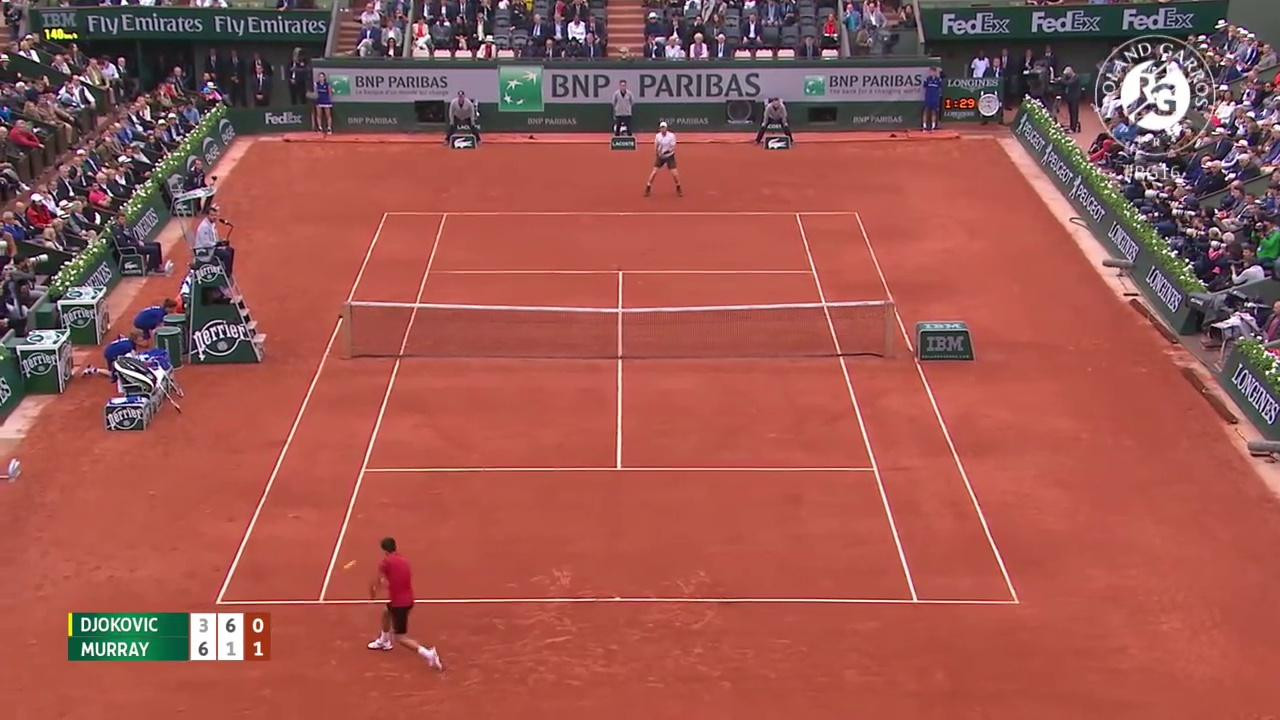
#> input picture data/tennis_ball/test/images/clay232_jpg.rf.c1e64b4e7b7d9bd4dafd98256fd88bab.jpg, 1280 x 720 px
$ python -i court_detector.py   (imports and definitions only)
#> lines starting #> are read from the running program, lines starting #| are printed output that depends on the picture; after the words box and inside, x2 and y2 are one past the last pixel; in counts of white or black regions, pixels touching at a corner belong together
#> further down, picture is the input picture: shape (720, 1280, 3); mean B, G, R 80.4, 87.2, 157.1
### pipeline/models/homography.py
import cv2
import numpy as np


class CourtHomography:
    def __init__(self, H: np.ndarray):
        self.H = H
        self.H_inv = np.linalg.inv(H)

    # [9 lines left out: functions pixel_to_court, court_to_pixel, not called in this run]

    def to_list(self) -> list[list[float]]:
        return self.H.tolist()

    @classmethod
    def from_list(cls, matrix: list[list[float]]) -> "CourtHomography":
        return cls(np.array(matrix, dtype=np.float64))

### pipeline/utils/geometry.py
import numpy as np


def line_intersection(p1, p2, p3, p4):
    """Return intersection point of line (p1,p2) and (p3,p4), or None if parallel."""
    x1, y1 = p1
    x2, y2 = p2
    x3, y3 = p3
    x4, y4 = p4
    denom = (x1 - x2) * (y3 - y4) - (y1 - y2) * (x3 - x4)
    if abs(denom) < 1e-10:
        return None
    t = ((x1 - x3) * (y3 - y4) - (y1 - y3) * (x3 - x4)) / denom
    return (x1 + t * (x2 - x1), y1 + t * (y2 - y1))


# [36 lines left out: functions point_in_polygon, point_distance_to_segment, min_distance_to_polygon_boundary, not called in this run]

### pipeline/stages/court_detector.py
import math

import cv2
import numpy as np
from loguru import logger

from pipeline.models.homography import CourtHomography
from pipeline.utils.court_constants import ITF_CORNERS_FEET
from pipeline.utils.geometry import line_intersection


def _angle(line) -> float:
    x1, y1, x2, y2 = line
    return math.degrees(math.atan2(y2 - y1, x2 - x1))


def _cluster_lines(lines: np.ndarray) -> tuple[list, list]:
    """Split detected lines into horizontal-ish and vertical-ish groups."""
    horizontal, vertical = [], []
    for line in lines:
        angle = abs(_angle(line[0])) % 180
        if angle < 25 or angle > 155:
            horizontal.append(line[0])
        elif 45 < angle < 135:
            vertical.append(line[0])
    return horizontal, vertical


def _deduplicate_lines(lines: list, threshold_px: int = 20) -> list:
    """Merge lines whose midpoints are within threshold_px of each other."""
    if not lines:
        return []
    kept = [lines[0]]
    for line in lines[1:]:
        x1, y1, x2, y2 = line
        mx, my = (x1 + x2) / 2, (y1 + y2) / 2
        duplicate = False
        for k in kept:
            kx1, ky1, kx2, ky2 = k
            kmx, kmy = (kx1 + kx2) / 2, (ky1 + ky2) / 2
            if math.hypot(mx - kmx, my - kmy) < threshold_px:
                duplicate = True
                break
        if not duplicate:
            kept.append(line)
    return kept


def detect_court(frame: np.ndarray) -> tuple[CourtHomography | None, float, np.ndarray]:
    """
    Detect court lines in frame and compute homography.
    Returns (homography, inlier_ratio, diagnostic_frame).
    inlier_ratio=0 means detection failed.
    """
    gray = cv2.cvtColor(frame, cv2.COLOR_BGR2GRAY)
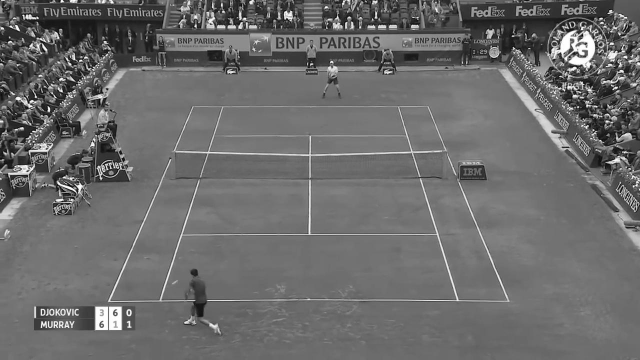
#> gray: shape (720, 1280) (shown at 1/2 size); min 0, max 255, mean 107.3
    blurred = cv2.GaussianBlur(gray, (5, 5), 0)
    edges = cv2.Canny(blurred, 50, 150)
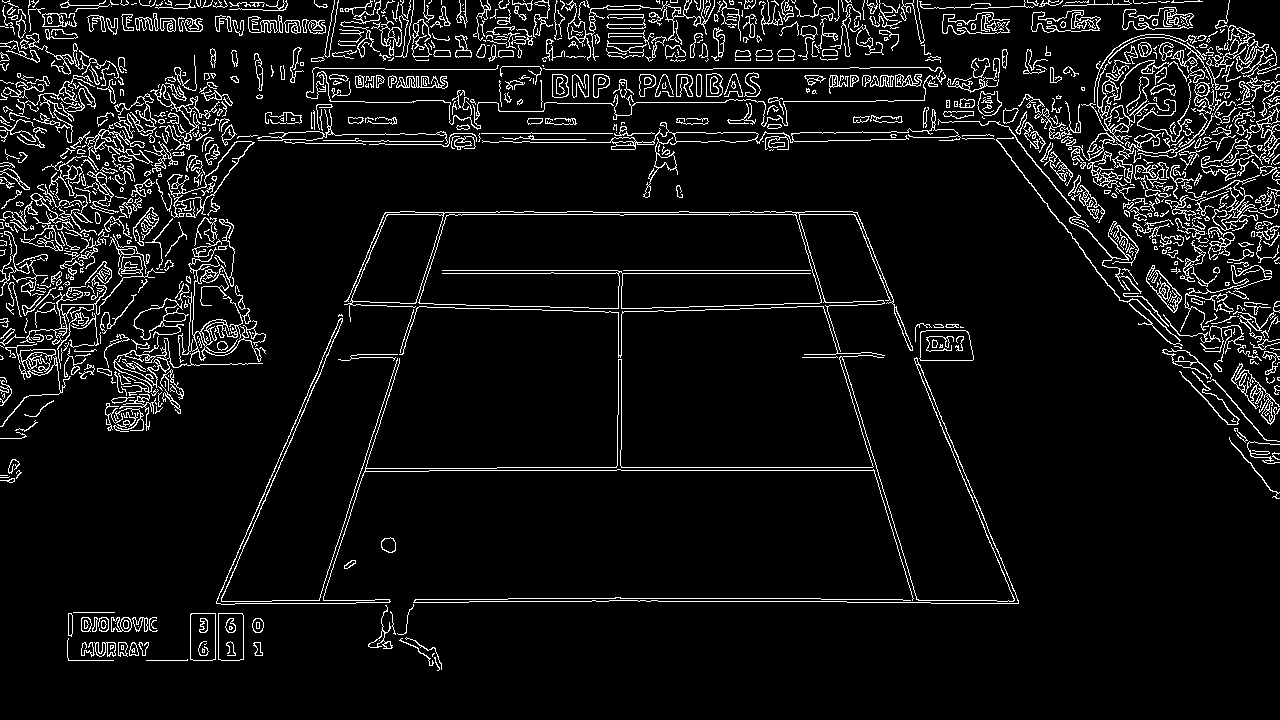
#> edges: shape (720, 1280); 7.1% white in thin lines or dots

    lines = cv2.HoughLinesP(
        edges,
        rho=1,
        theta=np.pi / 180,
        threshold=60,
        minLineLength=frame.shape[1] // 12,
        maxLineGap=30,
    )
#> lines = 601 rows, first 6: [384, 214, 857, 214], [469, 601, 846, 601], [426, 270, 815, 270], [1098, 273, 1271, 273], [429, 470, 877, 470], [616, 132, 957, 132]

    diagnostic = frame.copy()

    if lines is None or len(lines) < 4:
        logger.warning("Court detection: not enough Hough lines found")
        return None, 0.0, diagnostic

    horizontal, vertical = _cluster_lines(lines)
#> the loop in _cluster_lines, `for line in lines:` made 601 passes
#> (x1 in _angle, y1 in _angle, x2 in _angle, y2 in _angle, angle) on passes 1 to 3: (384, 214, 857, 214, 0), (469, 601, 846, 601, 0), (426, 270, 815, 270, 0)
#> after the loop in _cluster_lines, `for line in lines:`: horizontal = 523 items, first 6: [384, 214, 857, 214], [469, 601, 846, 601], [426, 270, 815, 270], [1098, 273, 1271, 273], [429, 470, 877, 470], [616, 132, 957, 132]; vertical = 68 items, first 6: [795, 212, 914, 602], [798, 212, 917, 602], [190, 658, 319, 367], [317, 603, 444, 213], [853, 212, 1018, 601], [968, 79, 1211, 380]
    horizontal = _deduplicate_lines(
        sorted(horizontal, key=lambda ln: (ln[1] + ln[3]) / 2),
        threshold_px=frame.shape[0] // 20,
    )
#> in _deduplicate_lines, `kept = [lines[0]]`: kept = [[105, 0, 224, 0]]
#> the loop in _deduplicate_lines, `for line in lines[1:]:` made 522 passes
#> (x1, y1, x2, y2, mx, my) on passes 1 to 3: (656, 0, 917, 0, 786.5, 0), (1024, 1, 1229, 1, 1126.5, 1), (370, 1, 587, 1, 478.5, 1)
    vertical = _deduplicate_lines(
        sorted(vertical, key=lambda ln: (ln[0] + ln[2]) / 2),
        threshold_px=frame.shape[1] // 20,
    )
#> the loop in _deduplicate_lines (call 2), `for line in lines[1:]:` made 67 passes
#> line on passes 1 to 8: [4, 438, 19, 9], [11, 347, 29, 0], [53, 175, 60, 391], [68, 379, 68, 0], [5, 106, 142, 430], [49, 13, 110, 327], [58, 162, 101, 324], [77, 370, 86, 134]

    logger.debug(f"Court detection: {len(horizontal)} horizontal, {len(vertical)} vertical lines")

    if len(horizontal) < 2 or len(vertical) < 2:
        logger.warning("Court detection: insufficient horizontal or vertical lines")
        return None, 0.0, diagnostic

    # Draw detected lines on diagnostic
    for line in horizontal[:4]:
        cv2.line(diagnostic, (line[0], line[1]), (line[2], line[3]), (0, 255, 0), 2)
#> this loop made 4 passes
#> line on passes 1 to 4: [105, 0, 224, 0], [656, 0, 917, 0], [1024, 1, 1229, 1], [370, 1, 587, 1]
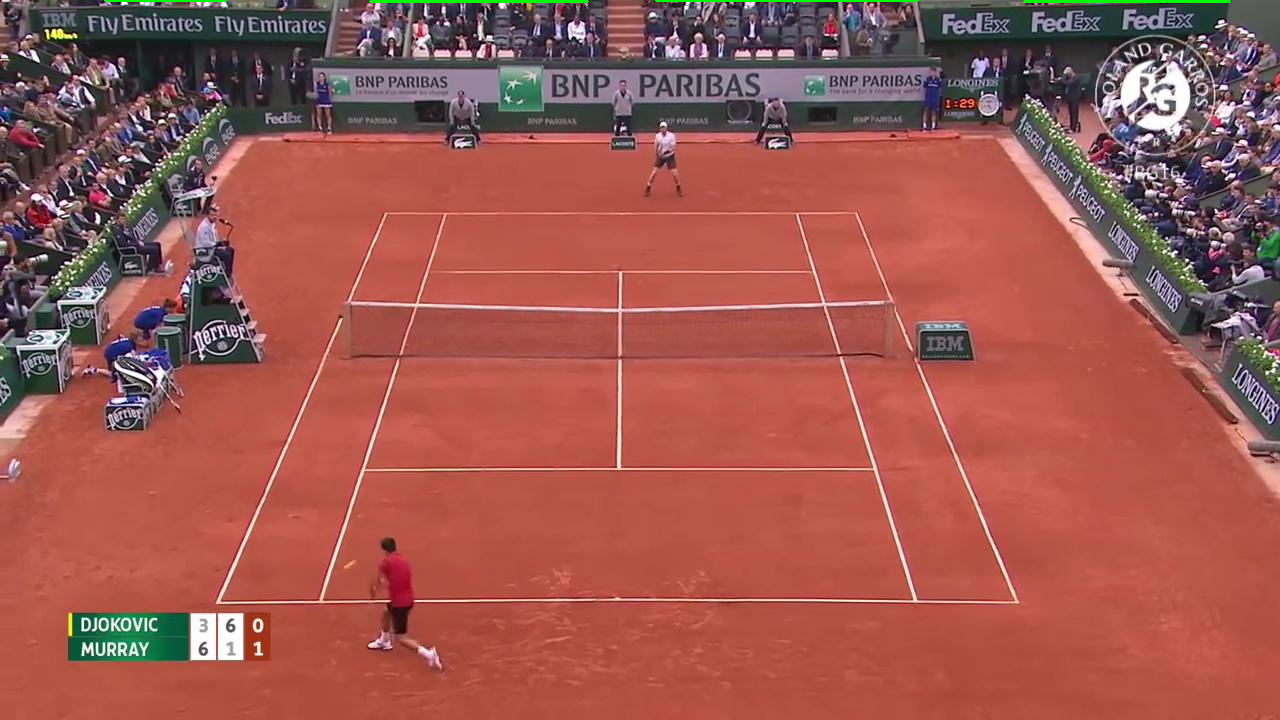
#> diagnostic: shape (720, 1280, 3); 0.22% of pixels changed, all inside (x1, y1, x2, y2) = (104, 0, 1231, 3)
    for line in vertical[:4]:
        cv2.line(diagnostic, (line[0], line[1]), (line[2], line[3]), (255, 0, 0), 2)
#> this loop made 4 passes
#> line on passes 1 to 4: [3, 438, 14, 113], [11, 347, 29, 0], [5, 106, 142, 430], [65, 112, 113, 291]
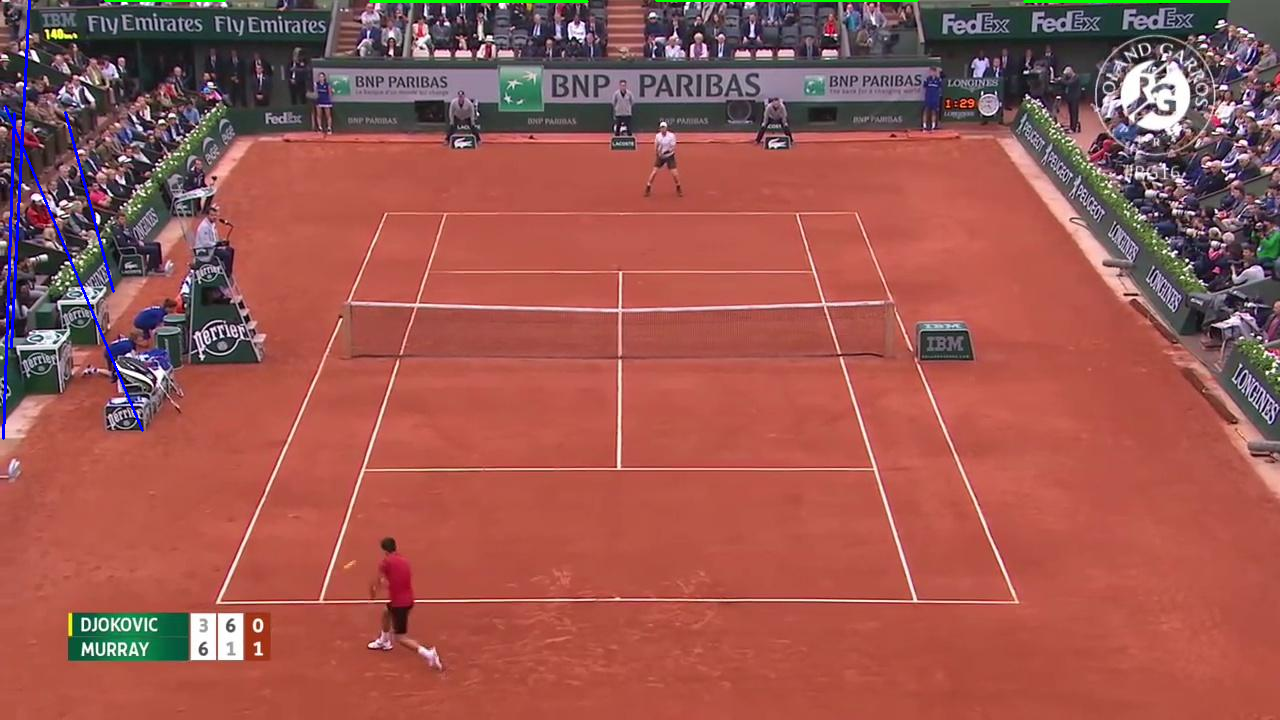
#> diagnostic: shape (720, 1280, 3); 0.37% of pixels changed, all inside (x1, y1, x2, y2) = (2, 0, 144, 440)

    # Use outermost horizontal (near/far baselines) and outermost vertical (sidelines)
    h_sorted = sorted(horizontal[:4], key=lambda ln: (ln[1] + ln[3]) / 2)
    v_sorted = sorted(vertical[:4], key=lambda ln: (ln[0] + ln[2]) / 2)

    near_baseline = h_sorted[0]
    far_baseline = h_sorted[-1]
    left_sideline = v_sorted[0]
    right_sideline = v_sorted[-1]

    def to_seg(ln):
        return (ln[0], ln[1]), (ln[2], ln[3])

    corners = [
        line_intersection(*to_seg(near_baseline), *to_seg(left_sideline)),
        line_intersection(*to_seg(near_baseline), *to_seg(right_sideline)),
        line_intersection(*to_seg(far_baseline), *to_seg(right_sideline)),
        line_intersection(*to_seg(far_baseline), *to_seg(left_sideline)),
    ]

    if any(c is None for c in corners):
        logger.warning("Court detection: could not compute all 4 corner intersections")
        return None, 0.0, diagnostic

    src_pts = np.array([[c[0], c[1]] for c in corners], dtype=np.float32)
    dst_pts = np.array(ITF_CORNERS_FEET, dtype=np.float32)

    H, mask = cv2.findHomography(src_pts, dst_pts, cv2.RANSAC, 5.0)
    if H is None:
        logger.warning("Court detection: findHomography failed")
        return None, 0.0, diagnostic

    inlier_ratio = float(mask.sum()) / len(mask) if mask is not None else 0.0

    # Draw corner dots on diagnostic
    for pt in src_pts:
        cv2.circle(diagnostic, (int(pt[0]), int(pt[1])), 8, (0, 0, 255), -1)
#> this loop made 4 passes
#> pt on passes 1 to 4: [17.82, 0], [34.97, 0], [35.23, 1], [17.79, 1]
#> diagnostic: shape (720, 1280, 3); 0.03% of pixels changed, all inside (x1, y1, x2, y2) = (9, 0, 44, 10)

    return CourtHomography(H), inlier_ratio, diagnostic

>>> import cv2
>>> picture = cv2.imread('../../data/tennis_ball/test/images/clay232_jpg.rf.c1e64b4e7b7d9bd4dafd98256fd88bab.jpg')
>>> result = detect_court(picture)

$ run again, on data/tennis_ball/test/images/clay424_jpg.rf.a035af5ea3573b69cccce6f50ef75eca.jpg
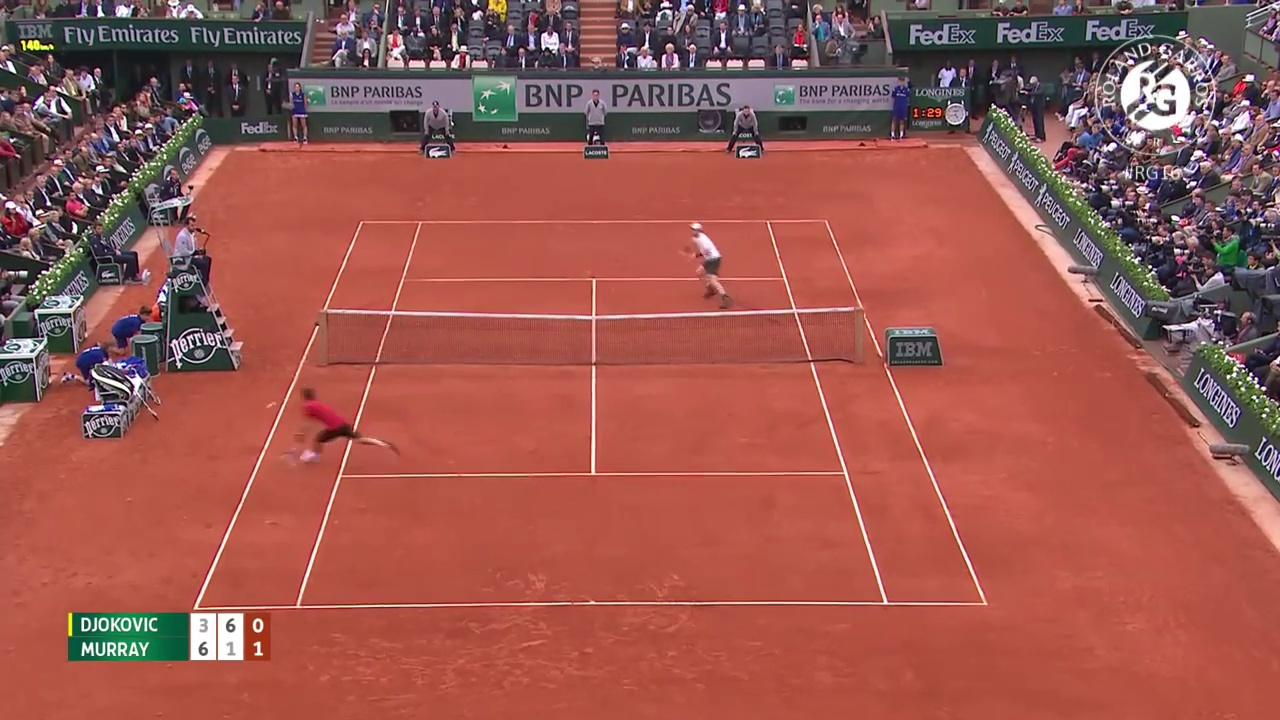
#> input picture data/tennis_ball/test/images/clay424_jpg.rf.a035af5ea3573b69cccce6f50ef75eca.jpg, 1280 x 720 px
#> picture is the input picture: shape (720, 1280, 3); mean B, G, R 79.8, 87.2, 155
#> in detect_court, `edges = cv2.Canny(blurred, 50, 150)`:
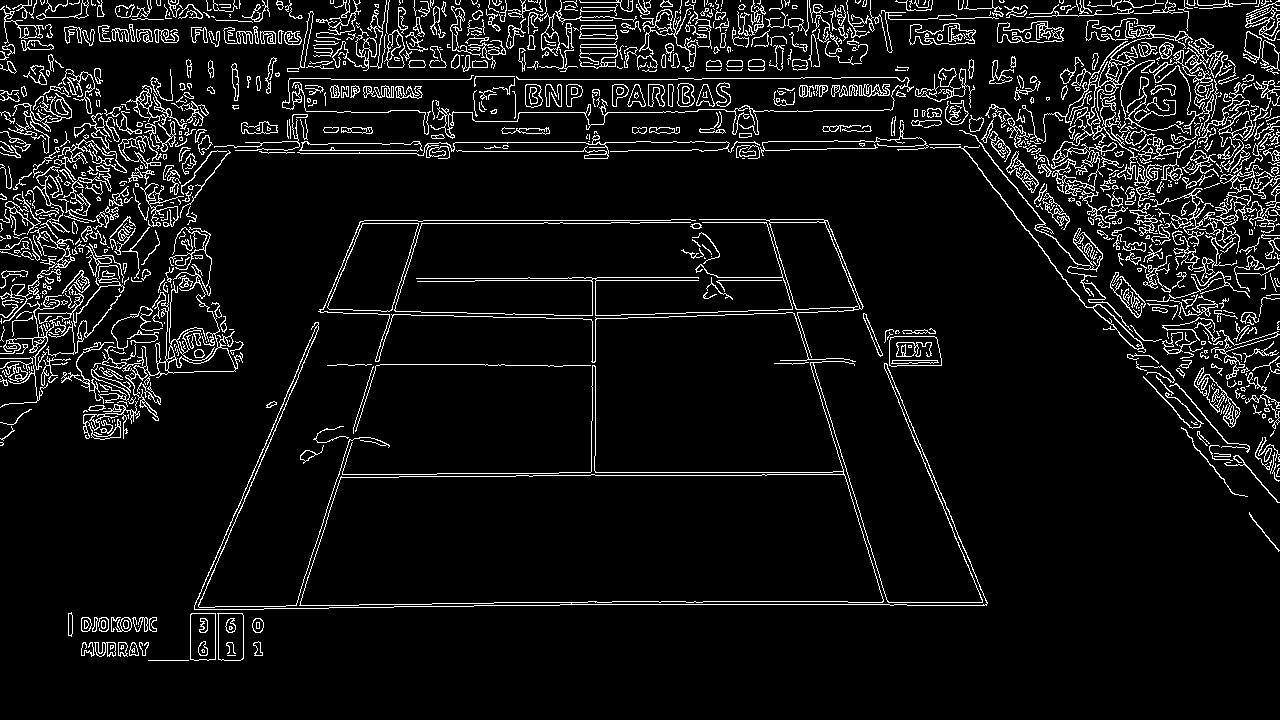
#> edges: shape (720, 1280); 7.5% white in thin lines or dots
#> lines = 642 rows, first 6: [412, 142, 767, 142], [560, 604, 906, 604], [583, 150, 789, 150], [1018, 220, 1276, 220], [8, 155, 259, 146], [475, 280, 787, 280]
#> the loop in _cluster_lines, `for line in lines:` made 642 passes
#> (x1 in _angle, y1 in _angle, x2 in _angle, y2 in _angle, angle) on passes 1 to 3: (412, 142, 767, 142, 0), (560, 604, 906, 604, 0), (583, 150, 789, 150, 0)
#> after the loop in _cluster_lines, `for line in lines:`: horizontal = 584 items, first 6: [412, 142, 767, 142], [560, 604, 906, 604], [583, 150, 789, 150], [1018, 220, 1276, 220], [8, 155, 259, 146], [475, 280, 787, 280]; vertical = 55 items, first 6: [298, 608, 411, 258], [295, 608, 421, 221], [857, 295, 987, 603], [195, 602, 295, 376], [1181, 427, 1278, 551], [859, 308, 985, 604]
#> kept = [[847, 0, 1003, 0]]
#> the loop in _deduplicate_lines, `for line in lines[1:]:` made 583 passes
#> (x1, y1, x2, y2, mx, my) on passes 1 to 3: (147, 0, 289, 0, 218, 0), (681, 0, 809, 0, 745, 0), (616, 0, 722, 1, 669, 0.5)
#> the loop in _deduplicate_lines (call 2), `for line in lines[1:]:` made 54 passes
#> line on passes 1 to 8: [24, 87, 65, 212], [45, 185, 94, 438], [46, 3, 99, 438], [49, 168, 97, 438], [53, 204, 95, 438], [65, 199, 83, 339], [57, 87, 101, 439], [71, 162, 110, 308]
#> the loop in detect_court, `for line in horizontal[:4]:` made 4 passes
#> line on passes 1 to 4: [847, 0, 1003, 0], [147, 0, 289, 0], [681, 0, 809, 0], [616, 0, 722, 1]
#> the loop in detect_court, `for line in vertical[:4]:` made 4 passes
#> after the loop in detect_court, `for line in vertical[:4]:`:
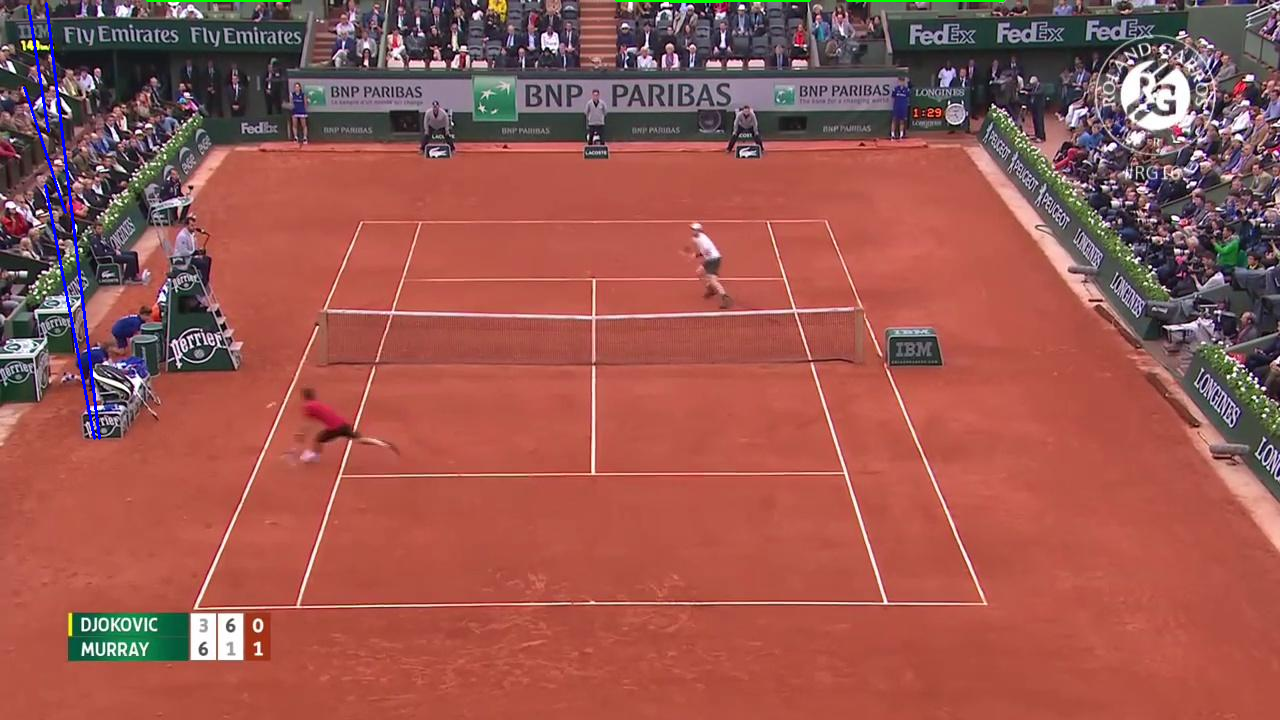
#> diagnostic: shape (720, 1280, 3); mean B, G, R 80.2, 87.1, 154.6
#> the loop in detect_court, `for pt in src_pts:` made 4 passes
#> pt on passes 1 to 4: [27.21, 0], [45.63, 0], [44.98, -5.39], [26.32, -5.56]
